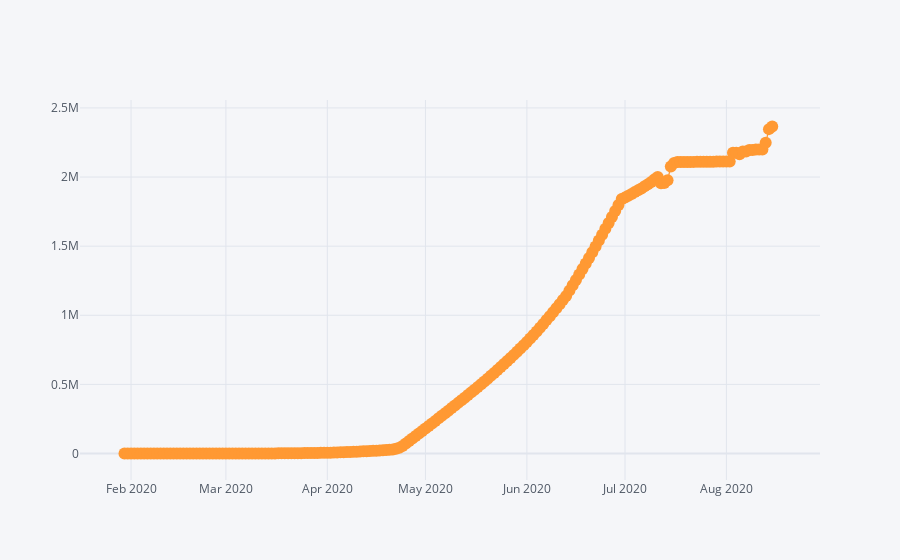

Here is the notebook cell this chart was saved with:
### Code cell
#Plotly
dbd_India.iplot(kind='scatter',x='Date',y='Total Cases',mode='lines+markers')

### Figure 1 — Plotly figure (JSON) as saved in the notebook; plotly's stock layout.template omitted (floating-point values rounded to 4 significant figures; data arrays with more than 128 entries replaced by an {"elided": "..."} marker saying what was removed)
{"data": [{"line": {"color": "rgba(255, 153, 51, 1.0)", "dash": "solid", "shape": "linear", "width": 1.3}, "marker": {"size": 12, "symbol": "circle"}, "mode": "lines+markers", "name": "Total Cases", "text": "", "type": "scatter", "x": {"elided": "200 str values"}, "y": {"elided": "200 mixed values"}}], "layout": {"legend": {"bgcolor": "#F5F6F9", "font": {"color": "#4D5663"}}, "paper_bgcolor": "#F5F6F9", "plot_bgcolor": "#F5F6F9", "title": {"font": {"color": "#4D5663"}}, "xaxis": {"gridcolor": "#E1E5ED", "showgrid": true, "tickfont": {"color": "#4D5663"}, "title": {"font": {"color": "#4D5663"}, "text": ""}, "zerolinecolor": "#E1E5ED"}, "yaxis": {"gridcolor": "#E1E5ED", "showgrid": true, "tickfont": {"color": "#4D5663"}, "title": {"font": {"color": "#4D5663"}, "text": ""}, "zerolinecolor": "#E1E5ED"}}}
